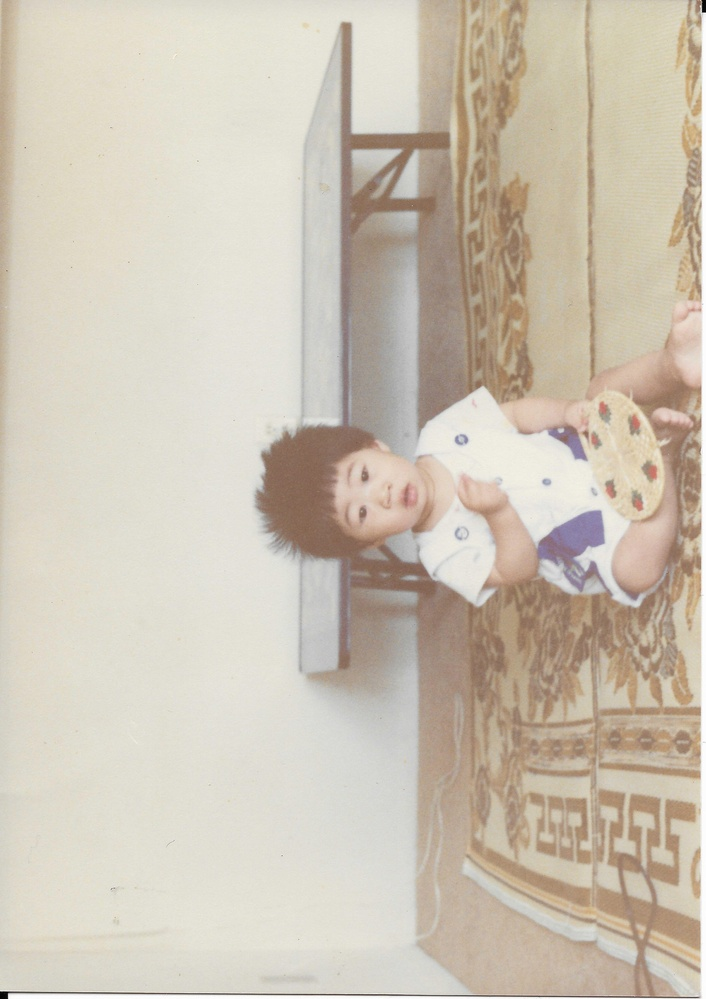
%> input picture ImageRestorationProject/bright_bro.jpg, 706 x 999 px, shrunk from 4222 x 5970 before the run
$ octave project2.m   (GNU Octave 9; MATLAB toolbox functions it lacks are replaced by stand-ins)
%> lines starting %> are read from the running program, lines starting %| are printed output that depends on the picture
I = imread('bright_bro.jpg');
%> I is the input picture: size 999x706x3 uint8; mean R, G, B 205.1, 195.6, 180.5

R=imhist(I(:,:,1));
%> R = 256 values, max 38543 at index 226, min 0 at index 20, mean 2755.1
G=imhist(I(:,:,2));
%> G = 256 values, max 31382 at index 224, min 0 at index 18, mean 2755.1
B=imhist(I(:,:,3));
%> B = 256 values, max 26006 at index 212, min 0 at index 18, mean 2755.1

figure(2), plot(R,'r')
hold on, plot(G,'g')
plot(B,'b'), legend(' Red channel','Green channel','Blue channel');
%> after `legend(' Red channel','Green channel','Blue channel')`:
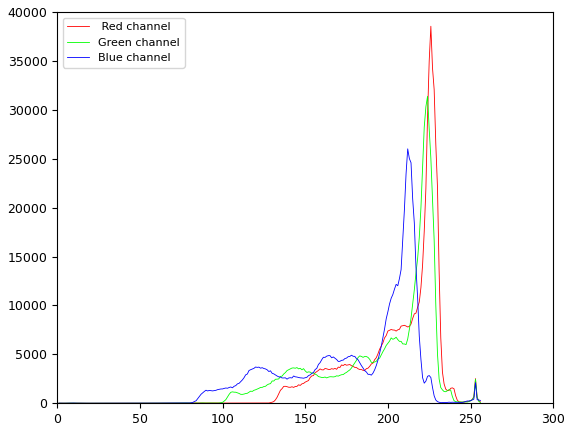
%> figure redrawn from the program's plot data; curve peaks at x = 226, y = 38543; curve peaks at x = 224, y = 31382; curve peaks at x = 212, y = 26006
hold off,

limits = stretchlim(I,0.02);
%> limits = [0.549 0.447 0.373; 0.918 0.91 0.878]
I2 = imadjust(I, limits, []);
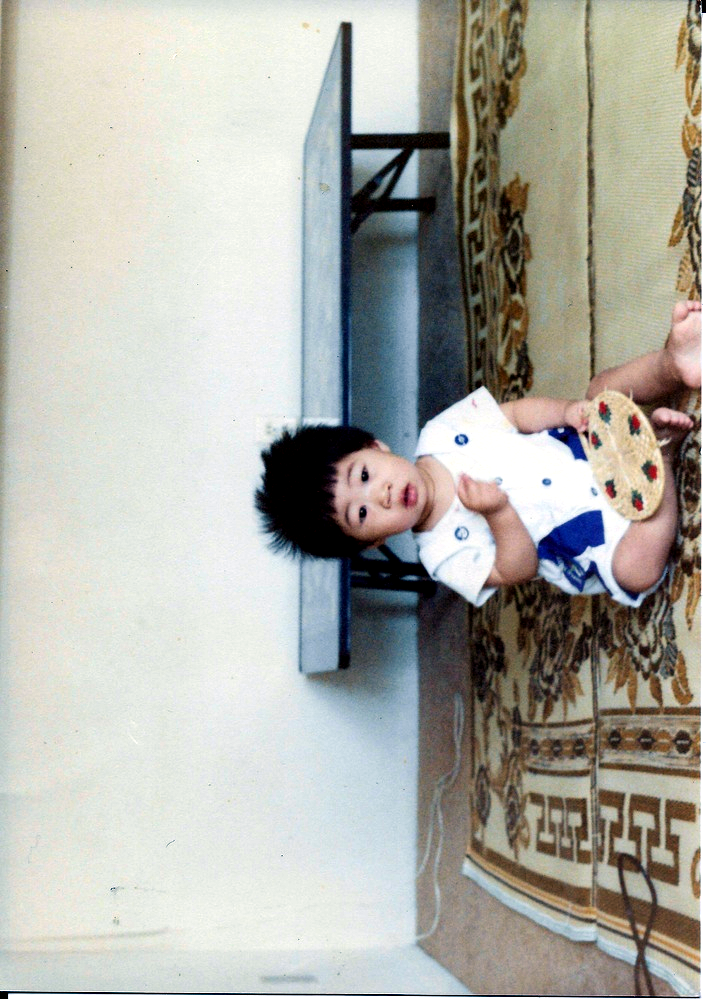
%> I2: size 999x706x3 uint8; mean R, G, B 176.6, 176.3, 168.7

R2=imhist(I2(:,:,1));
%> R2 = 256 values, max 38543 at index 232, min 0 at index 2, mean 2755.1
G2=imhist(I2(:,:,2));
%> G2 = 256 values, max 31382 at index 237, min 0 at index 2, mean 2755.1
B2=imhist(I2(:,:,3));
%> B2 = 256 values, max 26006 at index 230, min 0 at index 2, mean 2755.1

figure(4), plot(R2,'r')
hold on, plot(G2,'g')
plot(B2,'b'), legend(' Red channel','Green channel','Blue channel');
%> after `legend(' Red channel','Green channel','Blue channel')`:
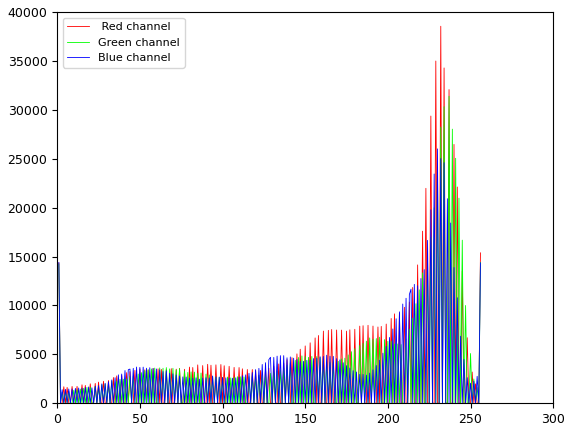
%> figure redrawn from the program's plot data; curve peaks at x = 232, y = 38543; curve peaks at x = 237, y = 31382; curve peaks at x = 230, y = 26006
hold off,

HSVimg = rgb2hsv(I2);
%> HSVimg: size 999x706x3 double; mean H, S, V 0.278, 0.163, 0.721

for ch=2:3
    HSVimg(:,:,ch) = imadjust(HSVimg(:,:,ch), stretchlim(HSVimg(:,:,ch), 0.01));
end

RGB = hsv2rgb(HSVimg);

figure(5),imshow(I);title('Before Histogram Equalization');

figure(6),imshow(RGB);title('After Histogram Equalization');

mean(mean(rms(I)))
%> ans = 15.97
mean(mean(rms(RGB)))
%> ans = 0.72
